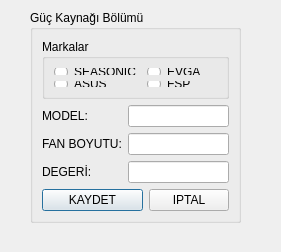
<?xml version="1.0" encoding="UTF-8"?>
<ui version="4.0">
 <class>TMOGucKaynagiTanimlamaFormu</class>
 <widget class="QDialog" name="TMOGucKaynagiTanimlamaFormu">
  <property name="geometry">
   <rect>
    <x>0</x>
    <y>0</y>
    <width>281</width>
    <height>252</height>
   </rect>
  </property>
  <property name="windowTitle">
   <string>Dialog</string>
  </property>
  <widget class="QGroupBox" name="groupBox">
   <property name="geometry">
    <rect>
     <x>30</x>
     <y>10</y>
     <width>211</width>
     <height>213</height>
    </rect>
   </property>
   <property name="title">
    <string>Güç Kaynağı Bölümü</string>
   </property>
   <layout class="QGridLayout" name="gridLayout_2">
    <item row="0" column="0" colspan="3">
     <widget class="QGroupBox" name="groupBox_2">
      <property name="title">
       <string>Markalar</string>
      </property>
      <layout class="QGridLayout" name="gridLayout">
       <item row="0" column="0">
        <widget class="QRadioButton" name="radioButton">
         <property name="text">
          <string>SEASONIC</string>
         </property>
        </widget>
       </item>
       <item row="0" column="1">
        <widget class="QRadioButton" name="radioButton_3">
         <property name="text">
          <string>EVGA</string>
         </property>
        </widget>
       </item>
       <item row="1" column="0">
        <widget class="QRadioButton" name="radioButton_2">
         <property name="text">
          <string>ASUS</string>
         </property>
        </widget>
       </item>
       <item row="1" column="1">
        <widget class="QRadioButton" name="radioButton_4">
         <property name="text">
          <string>FSP</string>
         </property>
        </widget>
       </item>
      </layout>
     </widget>
    </item>
    <item row="1" column="0">
     <widget class="QLabel" name="label">
      <property name="text">
       <string>MODEL:</string>
      </property>
     </widget>
    </item>
    <item row="1" column="1" colspan="2">
     <widget class="QLineEdit" name="lineEdit"/>
    </item>
    <item row="2" column="0">
     <widget class="QLabel" name="label_2">
      <property name="text">
       <string>FAN BOYUTU:</string>
      </property>
     </widget>
    </item>
    <item row="2" column="1" colspan="2">
     <widget class="QLineEdit" name="lineEdit_2"/>
    </item>
    <item row="3" column="0">
     <widget class="QLabel" name="label_3">
      <property name="text">
       <string>DEGERİ:</string>
      </property>
     </widget>
    </item>
    <item row="3" column="1" colspan="2">
     <widget class="QLineEdit" name="lineEdit_3"/>
    </item>
    <item row="4" column="0" colspan="2">
     <widget class="QPushButton" name="pushButton">
      <property name="text">
       <string>KAYDET</string>
      </property>
     </widget>
    </item>
    <item row="4" column="2">
     <widget class="QPushButton" name="pushButton_2">
      <property name="text">
       <string>IPTAL</string>
      </property>
     </widget>
    </item>
   </layout>
  </widget>
 </widget>
 <resources/>
 <connections/>
</ui>
